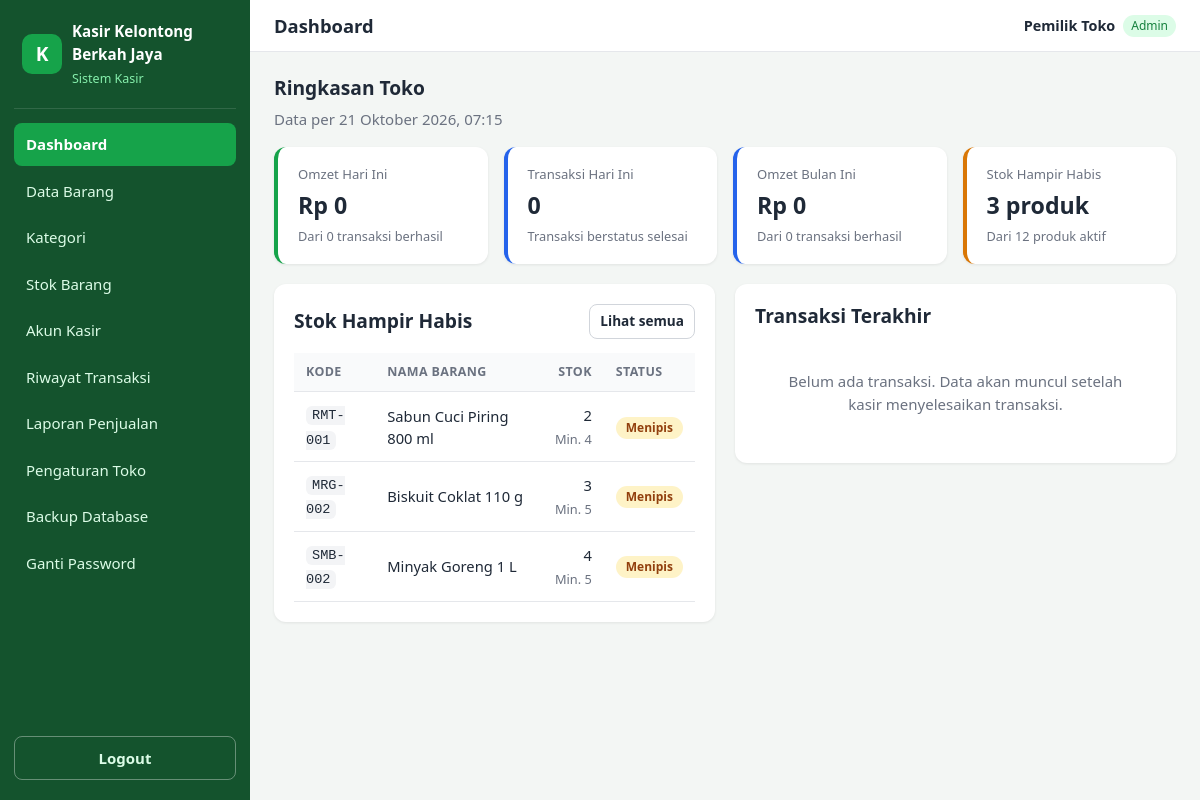
Page /admin/dashboard.php (signed in) on the committed database.
### tables this page shows
CREATE TABLE users (
    id INT UNSIGNED NOT NULL AUTO_INCREMENT,
    username VARCHAR(50) NOT NULL,
    password VARCHAR(255) NOT NULL,  
    nama_lengkap VARCHAR(100) NOT NULL,
    role ENUM('admin', 'kasir') NOT NULL DEFAULT 'kasir',
    is_active TINYINT(1) NOT NULL DEFAULT 1,
    created_at DATETIME NOT NULL DEFAULT CURRENT_TIMESTAMP,
    updated_at DATETIME NULL ON UPDATE CURRENT_TIMESTAMP,
    PRIMARY KEY (id),
    CONSTRAINT uq_users_username UNIQUE (username)
);

CREATE TABLE products (
    id INT UNSIGNED NOT NULL AUTO_INCREMENT,
    kode_barang VARCHAR(30) NOT NULL,
    nama_barang VARCHAR(150) NOT NULL,
    category_id INT UNSIGNED NULL,
    satuan VARCHAR(20) NOT NULL DEFAULT 'pcs',
    harga_modal DECIMAL(12, 2) NOT NULL DEFAULT 0,
    harga_jual DECIMAL(12, 2) NOT NULL DEFAULT 0,
    stok INT NOT NULL DEFAULT 0,
    stok_minimum INT NOT NULL DEFAULT 5,
    is_active TINYINT(1) NOT NULL DEFAULT 1,
    created_at DATETIME NOT NULL DEFAULT CURRENT_TIMESTAMP,
    updated_at DATETIME NULL ON UPDATE CURRENT_TIMESTAMP,
    PRIMARY KEY (id),
    CONSTRAINT uq_products_kode UNIQUE (kode_barang),
    CONSTRAINT chk_products_harga CHECK (
        harga_modal >= 0
        AND harga_jual >= 0
    ),
    CONSTRAINT chk_products_stok CHECK (
        stok >= 0
        AND stok_minimum >= 0
    ),
    CONSTRAINT fk_products_category FOREIGN KEY (category_id) REFERENCES categories (id) ON DELETE SET NULL ON UPDATE CASCADE
);

### config/database.php (called while the page is built, shortened)
<?php
function db(): PDO
{
    static $pdo = null;
    if ($pdo instanceof PDO) {
        return $pdo;
    }
    $dsn = 'mysql:host=' . DB_HOST . ';dbname=' . DB_NAME . ';charset=' . DB_CHARSET;
    $options = [
        PDO::ATTR_ERRMODE            => PDO::ERRMODE_EXCEPTION,
        PDO::ATTR_DEFAULT_FETCH_MODE => PDO::FETCH_ASSOC,
        PDO::ATTR_EMULATE_PREPARES   => false,
    ];
    try {
        $pdo = new PDO($dsn, DB_USER, DB_PASS, $options);
    } catch (PDOException $e) {
        error_log('[DB] Koneksi gagal: ' . $e->getMessage());
        http_response_code(500);
        exit('Koneksi database gagal. Pastikan MySQL di Laragon sudah berjalan dan pengaturan di config/database.php sudah benar.');
    }
    return $pdo;
}

### includes/auth.php (called while the page is built, shortened)
<?php
function current_user(): ?array
{
    static $cache = null;
    if ($cache !== null) {
        return $cache;
    }
    $id = $_SESSION['user_id'] ?? null;
    $stmt = db()->prepare(
        'SELECT id, username, nama_lengkap, role, is_active
           FROM users
          WHERE id = ?
          LIMIT 1'
    );
    $stmt->execute([(int) $id]);
    $row = $stmt->fetch();
    $cache = $row;
    return $cache;
}
function is_logged_in(): bool
{
    return current_user() !== null;
}
function require_login(): void
{
    if (!is_logged_in()) {
        $expired = !empty($_SESSION['session_expired']);
        unset($_SESSION['session_expired']);
        set_flash('info', $expired
            ? 'Sesi Anda berakhir karena tidak ada aktivitas. Silakan login kembali.'
            : 'Silakan login terlebih dahulu.');
        redirect('auth/login.php');
    }
}
function require_role(string ...$roles): void
{
    require_login();
}

### admin/dashboard.php (the view, shortened to what this page needs)
<?php
require_role(ROLE_ADMIN);
$pageTitle  = 'Dashboard';
$pdo = db();
$sekarang       = new DateTimeImmutable('now');
$awalHari       = $sekarang->format('Y-m-d 00:00:00');
$awalBesok      = $sekarang->modify('+1 day')->format('Y-m-d 00:00:00');
$awalBulan      = $sekarang->format('Y-m-01 00:00:00');
$awalBulanDepan = $sekarang->modify('first day of next month')->format('Y-m-d 00:00:00');
function ringkasan_transaksi(PDO $pdo, string $awal, string $akhir): array
{
    $stmt = $pdo->prepare(
        "SELECT COALESCE(SUM(total_belanja), 0) AS omzet, COUNT(*) AS jumlah
           FROM transactions
          WHERE status = 'selesai'
            AND created_at >= ?
            AND created_at < ?"
    );
    $stmt->execute([$awal, $akhir]);
    return $stmt->fetch();
}
$hari  = ringkasan_transaksi($pdo, $awalHari, $awalBesok);
$bulan = ringkasan_transaksi($pdo, $awalBulan, $awalBulanDepan);
$jumlahProdukAktif = (int) $pdo->query(
    'SELECT COUNT(*) FROM products WHERE is_active = 1'
)->fetchColumn();
$jumlahStokMenipis = (int) $pdo->query(
    'SELECT COUNT(*) FROM products WHERE is_active = 1 AND stok <= stok_minimum'
)->fetchColumn();
$stokMenipis = $pdo->query(
    'SELECT id, kode_barang, nama_barang, stok, stok_minimum
       FROM products
      WHERE is_active = 1 AND stok <= stok_minimum
      ORDER BY stok ASC, nama_barang ASC
      LIMIT 8'
)->fetchAll();
$transaksiTerakhir = $pdo->query(
    'SELECT t.id, t.kode_transaksi, t.total_belanja, t.status, t.created_at, u.nama_lengkap
       FROM transactions t
       JOIN users u ON u.id = t.user_id
      ORDER BY t.created_at DESC, t.id DESC
      LIMIT 5'
)->fetchAll();
require __DIR__ . '/../includes/header.php';
?>
<div class="page-header">
    <div>
        <h2>Ringkasan Toko</h2>
        <p class="muted">Data per <?= e(tanggal_indo($sekarang->format('Y-m-d H:i:s'))) ?></p>
    </div>
</div>
<div class="stats-grid">
    <div class="stat-card">
        <div class="stat-label">Omzet Hari Ini</div>
        <div class="stat-value"><?= e(rupiah($hari['omzet'])) ?></div>
        <div class="stat-hint">Dari <?= (int) $hari['jumlah'] ?> transaksi berhasil</div>
    </div>
    <div class="stat-card info">
        <div class="stat-label">Transaksi Hari Ini</div>
        <div class="stat-value"><?= (int) $hari['jumlah'] ?></div>
        <div class="stat-hint">Transaksi berstatus selesai</div>
    </div>
    <div class="stat-card info">
        <div class="stat-label">Omzet Bulan Ini</div>
        <div class="stat-value"><?= e(rupiah($bulan['omzet'])) ?></div>
        <div class="stat-hint">Dari <?= (int) $bulan['jumlah'] ?> transaksi berhasil</div>
    </div>
    <div class="stat-card <?= $jumlahStokMenipis > 0 ? 'warn' : '' ?>">
        <div class="stat-label">Stok Hampir Habis</div>
        <div class="stat-value"><?= $jumlahStokMenipis ?> produk</div>
        <div class="stat-hint">Dari <?= $jumlahProdukAktif ?> produk aktif</div>
    </div>
</div>
<div class="grid-2">
    <section class="card">
        <div class="card-header">
            <h2>Stok Hampir Habis</h2>
            <a class="btn btn-secondary btn-sm" href="<?= e(url('admin/produk/index.php?status=menipis')) ?>">Lihat semua</a>
        </div>
        <?php if (empty($stokMenipis)): ?>
            <div class="empty-state">Semua stok produk aktif masih aman.</div>
        <?php else: ?>
            <div class="table-wrap">
                <table class="table">
                    <thead>
                        <tr>
                            <th>Kode</th>
                            <th>Nama Barang</th>
                            <th class="num">Stok</th>
                            <th>Status</th>
                        </tr>
                    </thead>
                    <tbody>
                        <?php foreach ($stokMenipis as $p): ?>
                            <tr>
                                <td><code><?= e($p['kode_barang']) ?></code></td>
                                <td><?= e($p['nama_barang']) ?></td>
                                <td class="num">
                                    <?= (int) $p['stok'] ?>
                                    <div class="hint">Min. <?= (int) $p['stok_minimum'] ?></div>
                                </td>
                                <td><?= badge_stok((int) $p['stok'], (int) $p['stok_minimum']) ?></td>
                            </tr>
                        <?php endforeach; ?>
                    </tbody>
                </table>
            </div>
        <?php endif; ?>
    </section>
    <section class="card">
        <div class="card-header">
            <h2>Transaksi Terakhir</h2>
        </div>
        <?php if (empty($transaksiTerakhir)): ?>
            <div class="empty-state">Belum ada transaksi. Data akan muncul setelah kasir menyelesaikan transaksi.</div>
        <?php endif; ?>
    </section>
</div>
<?php require __DIR__ . '/../includes/footer.php'; ?>

### includes/header.php (shortened to what this page needs)
<?php
$pageTitle  = $pageTitle ?? APP_NAME;
$user = current_user();
?>
<!DOCTYPE html>
<html lang="id">
<head>
    <link rel="stylesheet" href="<?= e(url('assets/css/style.css')) ?>">
</head>
<body>
<div class="app-layout">
    <?php require __DIR__ . '/sidebar.php'; ?>
    <div class="main-wrapper">
        <header class="topbar">
            <h1 class="topbar-title"><?= e($pageTitle) ?></h1>
            <div class="user-badge">
                <strong><?= e($user['nama_lengkap']) ?></strong>
                <span class="role-tag role-<?= e($user['role']) ?>"><?= e(ucfirst($user['role'])) ?></span>
            </div>
        </header>
        <main class="content">

### includes/functions.php (shortened to what this page needs)
<?php
function e(mixed $value): string
{
    return htmlspecialchars((string) $value, ENT_QUOTES | ENT_SUBSTITUTE, 'UTF-8');
}
function url(string $path = ''): string
{
    return APP_BASE_PATH . '/' . ltrim($path, '/');
}
function rupiah(float|int|string $angka): string
{
    return 'Rp ' . number_format((float) $angka, 0, ',', '.');
}
function tanggal_indo(string $datetime): string
{
    $bulan = [
        '',
        'Januari',
        'Februari',
        'Maret',
        'April',
        'Mei',
        'Juni',
        'Juli',
        'Agustus',
        'September',
        'Oktober',
        'November',
        'Desember'
    ];
    $ts = strtotime($datetime);
    return date('j', $ts) . ' ' . $bulan[(int) date('n', $ts)] . ' ' . date('Y', $ts)
        . ', ' . date('H:i', $ts);
}
function status_stok(int $stok, int $stokMinimum): string
{
    if ($stok <= $stokMinimum) {
        return 'menipis';
    }
    return 'aman';
}
function badge_stok(int $stok, int $stokMinimum): string
{
    $status = status_stok($stok, $stokMinimum);
    $label  = ['habis' => 'Habis', 'menipis' => 'Menipis', 'aman' => 'Aman'][$status];
    return '<span class="badge badge-' . $status . '">' . e($label) . '</span>';
}

### assets/css/style.css (style rules this page uses)
:root { --primary: #16a34a; --primary-dark: #15803d; --sidebar-bg: #14532d; --bg: #f3f6f4; --card: #ffffff; --text: #1f2937; --muted: #6b7280; --border: #e5e7eb; --danger: #dc2626; --warning: #d97706; --info: #2563eb; --radius: 12px; --shadow: 0 1px 3px rgba(0, 0, 0, .08); }
* { box-sizing: border-box; }
body { margin: 0; font-family: system-ui, -apple-system, "Segoe UI", Roboto, sans-serif; background: var(--bg); color: var(--text); font-size: 15px; line-height: 1.5; }
h1, h2, h3 { margin: 0 0 .5rem; line-height: 1.25; }
h1 { font-size: 1.4rem; }
h2 { font-size: 1.2rem; }
.muted { color: var(--muted); }
.app-layout { display: flex; min-height: 100vh; }
.main-wrapper { margin-left: 250px; flex: 1; min-width: 0; }
.topbar { background: var(--card); border-bottom: 1px solid var(--border); padding: 14px 24px; display: flex; align-items: center; gap: 14px; position: sticky; top: 0; z-index: 30; }
.topbar-title { flex: 1; margin: 0; font-size: 1.15rem; }
.user-badge { display: flex; align-items: center; gap: 8px; font-size: .9rem; }
.role-tag { font-size: .75rem; padding: 2px 8px; border-radius: 999px; background: #dcfce7; color: var(--primary-dark); }
.content { padding: 24px; }
.card { background: var(--card); border-radius: var(--radius); box-shadow: var(--shadow); padding: 20px; margin-bottom: 20px; }
.btn { display: inline-flex; align-items: center; justify-content: center; gap: 6px; padding: 10px 16px; border-radius: 8px; border: 1px solid transparent; font: inherit; font-weight: 600; cursor: pointer; text-decoration: none; transition: background .15s, opacity .15s; }
.page-header { display: flex; align-items: center; justify-content: space-between; gap: 12px; flex-wrap: wrap; margin-bottom: 16px; }
.page-header p { margin: 0; }
.card-header { display: flex; justify-content: space-between; align-items: center; gap: 10px; flex-wrap: wrap; margin-bottom: 14px; }
.card-header h2 { margin: 0; }
.stats-grid { display: grid; grid-template-columns: repeat(4, 1fr); gap: 16px; margin-bottom: 20px; }
.stat-card { background: var(--card); border-radius: var(--radius); box-shadow: var(--shadow); padding: 18px 20px; border-left: 4px solid var(--primary); }
.stat-card.warn { border-left-color: var(--warning); }
.stat-card.info { border-left-color: var(--info); }
.stat-label { font-size: .82rem; color: var(--muted); margin-bottom: 4px; }
.stat-value { font-size: 1.45rem; font-weight: 700; word-break: break-word; }
.stat-hint { font-size: .8rem; color: var(--muted); margin-top: 4px; }
.grid-2 { display: grid; grid-template-columns: 1fr 1fr; gap: 20px; align-items: start; }
.table-wrap { overflow-x: auto; }
.table { width: 100%; border-collapse: collapse; font-size: .92rem; }
.table th, .table td { padding: 10px 12px; border-bottom: 1px solid var(--border); text-align: left; vertical-align: middle; }
.table th { background: #f9fafb; font-weight: 600; color: var(--muted); font-size: .78rem; text-transform: uppercase; letter-spacing: .03em; white-space: nowrap; }
.table .num { text-align: right; white-space: nowrap; }
.table code { font-size: .85rem; background: #f3f4f6; padding: 2px 6px; border-radius: 6px; }
.badge { display: inline-block; padding: 2px 10px; border-radius: 999px; font-size: .75rem; font-weight: 600; white-space: nowrap; }
.badge-menipis { background: #fef3c7; color: #92400e; }
.hint { font-size: .8rem; color: var(--muted); margin-top: 4px; }
.btn-secondary { background: #fff; color: var(--text); border-color: #d1d5db; }
.btn-sm { padding: 6px 10px; font-size: .85rem; }
.empty-state { text-align: center; padding: 28px 16px; color: var(--muted); }
.table-wrap { -webkit-overflow-scrolling: touch; }
.table td, .table th { max-width: 320px; }

### rows in the picture
users: nama_lengkap "Pemilik Toko", role "Admin"
products: kode_barang "RMT-001", nama_barang "Sabun Cuci Piring 800 ml", stok "2", stok_minimum "4", label "Menipis"
products: kode_barang "MRG-002", nama_barang "Biskuit Coklat 110 g", stok "3", stok_minimum "5", label "Menipis"
products: kode_barang "SMB-002", nama_barang "Minyak Goreng 1 L", stok "4", stok_minimum "5", label "Menipis"

### other values in the picture
APP_NAME "Kasir Kelontong Berkah Jaya"
$label "Dashboard"
$label "Data Barang"
$label "Kategori"
$label "Stok Barang"
$label "Akun Kasir"
$label "Riwayat Transaksi"
$label "Laporan Penjualan"
$label "Pengaturan Toko"
$label "Backup Database"
$pageTitle "Dashboard"
rupiah($hari['omzet']) "Rp 0"
$hari['jumlah'] "0"
rupiah($bulan['omzet']) "Rp 0"
$bulan['jumlah'] "0"
